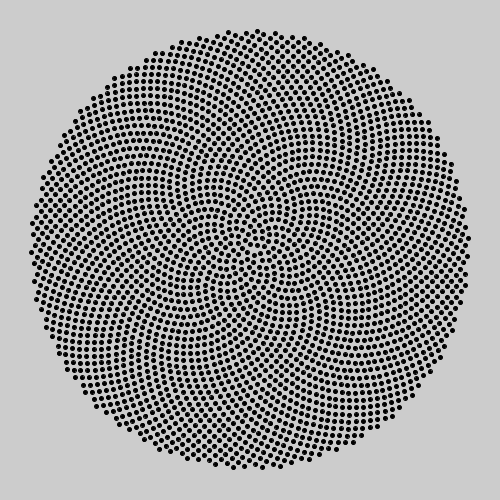
Frame 1 (no input)
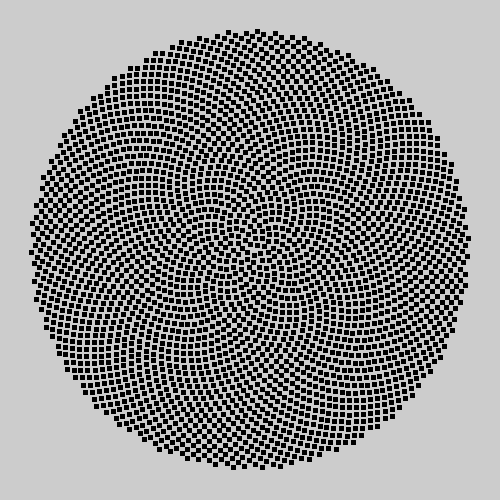
Frame 60 (the mouse pressed at the canvas centre just before this capture)
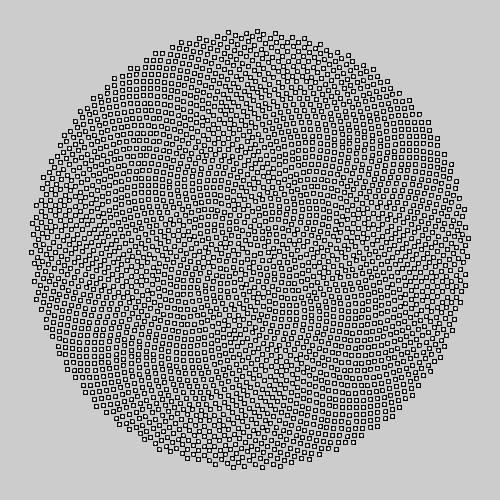
Frame 120 (the mouse held since frame 60 and released just before this capture)

The Processing sketch that drew these frames (run headless with seeded random() and noise(); from frame 60 on, the mouse is pressed at the canvas centre):

// Processing sketch: processing_77762
// ── processing_77762.pde

float N=3000;
float th=2.39997;
float c=4;
float d=4;
float r, a, x, y;
void setup()
{
  size(500, 500);
}
void draw()
{
  translate (width/2, height/2);
  for (int i=1 ; i<=N ; i++)
  {
    //float colour = map(i,0,3000, 10,200);
    int colour = (int(mouseX))%255;
    r=c * sqrt(i);
    a=i*th;
    x=r*cos(a);
    y=r*sin(a);
    fill(colour);
    ellipse(x, y, d, d);
  }
}
